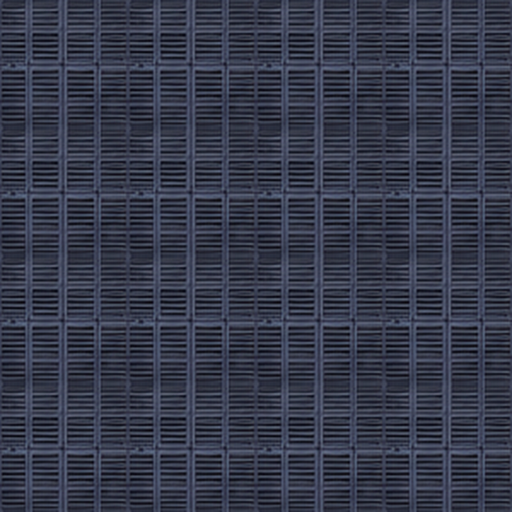
#> input picture assets/art/floor_grate.png, 512 x 512 px, given in place of f_hazard.png, which was not available
$ python build_env.py ../assets/art/floor_grate.png
#> lines starting #> are read from the running program, lines starting #| are printed output that depends on the picture
"""Pack environment cut-outs (tools/cut_env.py output) into one atlas with a single shared world scale.
World scale: 1 sheet pixel = 0.75 world units for props/decor (so the test unit, 86 units tall, matches the
sheet's proportions); doors/gate and the recovery bed get explicit factors. Texture density = 2 px / unit.
Frames are pivoted bottom-centre. Output: app/public/assets/atlas/env.png + env.json
Usage: python3 -I tools/build_env.py <cutdir> [<cutdir2> ...]
"""
import os, sys, json
from PIL import Image

ROOT = os.path.dirname(os.path.dirname(os.path.abspath(__file__)))
SRCS = sys.argv[1:]; SRC = SRCS[0]; UP = 3; DENS = 2
OUT = os.path.join(ROOT, 'app', 'public', 'assets', 'atlas')
BASE = 0.75
FACTOR = {'p_holobed': 1.6, 'p_capsule_broken': 1.0, 'p_locker_closed': 1.05, 'p_locker_open': 1.05, 'p_joint_rig': 1.0, 'd_side_closed': 1.45, 'd_panel': 1.4, 'd_gate_lock': 1.45, 'd_gate_open': 1.45, 'd_door_closed': 1.3, 'd_door_1': 1.55, 'd_door_2': 1.55, 'd_door_3': 1.55,
          'p_capsule_holo': 0.8, 'p_capsule_empty': 0.95, 'x_beacon': 0.45, 'x_camera': 0.45, 'x_lamp': 0.5, 'x_cone': 0.7}
items = []
SKIP = {'p_organ_shelf'}
seen = {}
for d in SRCS:
    for f in sorted(os.listdir(d)):
        if f.endswith('.png') and f[0] in 'pdx' and f[:-4] not in SKIP: seen[f[:-4]] = os.path.join(d, f)
for k, path in sorted(seen.items()):
    im = Image.open(path).convert('RGBA')
    world = FACTOR.get(k, BASE) / UP          # world units per cut pixel
    px = world * DENS
    im = im.resize((max(1, round(im.width * px)), max(1, round(im.height * px))), Image.LANCZOS)
    items.append((k, im))
# floor plates (opaque squares from the tile row) used as hazard / vent / lift decals, 92 world units wide
for k, src in [('t_hazard', 'f_hazard'), ('t_grate', 'f_grate'), ('t_glow', 'f_glow')]:
    im = Image.open(os.path.join(SRC, src + '.png')).convert('RGBA')
    im = im.crop((3, 3, im.width - 3, im.height - 3)).resize((184, 184), Image.LANCZOS)
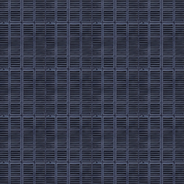
#> im: PIL image 184x184 RGBA; mean R, G, B, A 53.8, 58.1, 74.7, 255
    items.append((k, im))
#> pass 2 of the loop `for k, src in [('t_hazard', 'f_hazard'), ('t_grate', 'f_grate'), ('t_g..`:
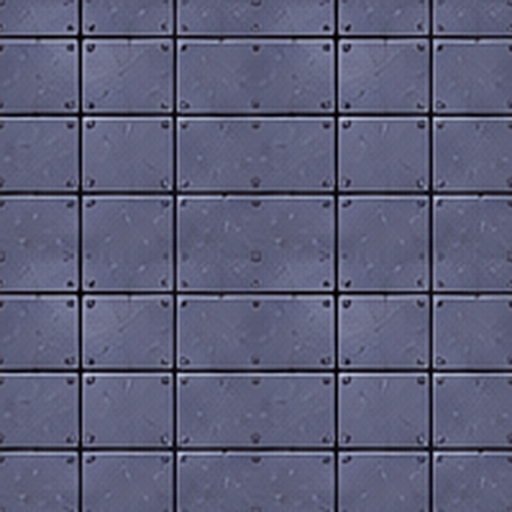
#> input picture assets/art/floor_lab.png, 512 x 512 px, given in place of f_grate.png, which was not available
#> `im = im.crop((3, 3, im.width - 3, im.height - 3)).resize((184, 184), I..`:
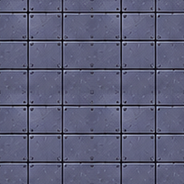
#> im: PIL image 184x184 RGBA; mean R, G, B, A 93.2, 94.9, 121.1, 255
items.sort(key=lambda t: -t[1].height)
W = 2048; x = y = rowh = 0; placed = []
for k, im in items:
    if x + im.width > W: x = 0; y += rowh + 2; rowh = 0
    placed.append((k, im, x, y)); x += im.width + 2; rowh = max(rowh, im.height)
#> this loop made 3 passes
#> (k, x) on passes 1 to 3: ('t_hazard', 186), ('t_grate', 372), ('t_glow', 558)
#> after the loop, placed = 3 items; rowh = 184; x = 558; y = 0
H = 1 << (y + rowh - 1).bit_length()
#> H = 256
atlas = Image.new('RGBA', (W, H), (0, 0, 0, 0)); frames = {}
#> after `atlas = Image.new('RGBA', (W, H), (0, 0, 0, 0))`: atlas: PIL image 2048x256 RGBA; every value is 0
for k, im, px_, py in placed:
    atlas.alpha_composite(im, (px_, py))
    frames[k] = {'frame': {'x': px_, 'y': py, 'w': im.width, 'h': im.height}, 'rotated': False, 'trimmed': False,
                 'spriteSourceSize': {'x': 0, 'y': 0, 'w': im.width, 'h': im.height}, 'sourceSize': {'w': im.width, 'h': im.height},
                 'pivot': {'x': 0.5, 'y': 1}}
#> this loop made 3 passes
#> (k, px_) on passes 1 to 3: ('t_hazard', 0), ('t_grate', 186), ('t_glow', 372)
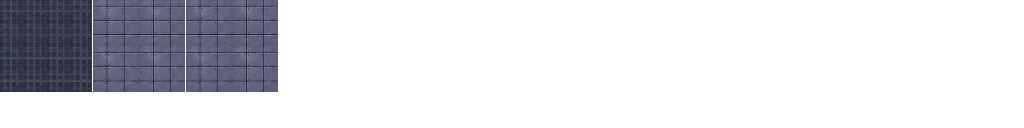
#> atlas: PIL image 2048x256 RGBA (shown at 1/2 size); mean R, G, B, A 15.5, 16, 20.5, 49.4; transparent parts drawn white
#> after the loop, frames = 3 items
atlas.save(os.path.join(OUT, 'env.png'), optimize=True)
json.dump({'frames': frames, 'meta': {'image': 'env.png', 'size': {'w': W, 'h': H}, 'scale': 1}}, open(os.path.join(OUT, 'env.json'), 'w'))
print('env atlas', atlas.size, len(frames))
#| env atlas (2048, 256) 3
